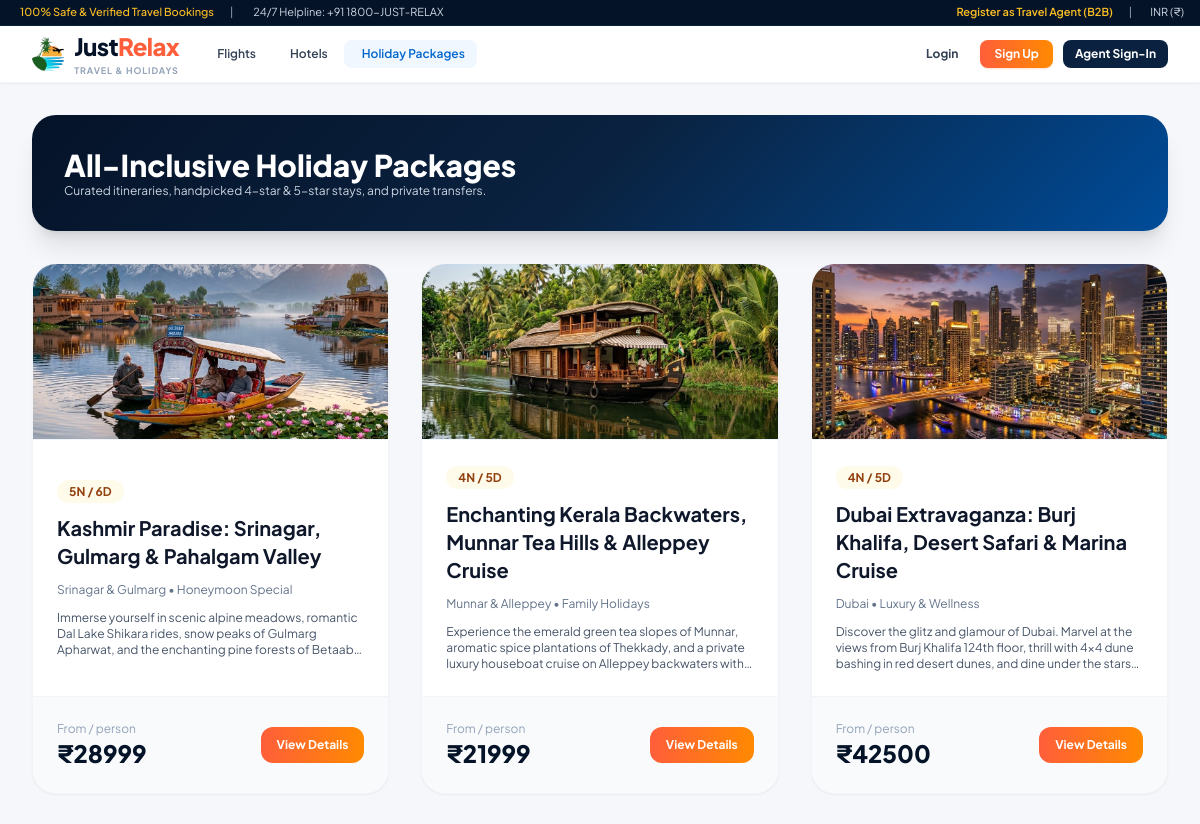
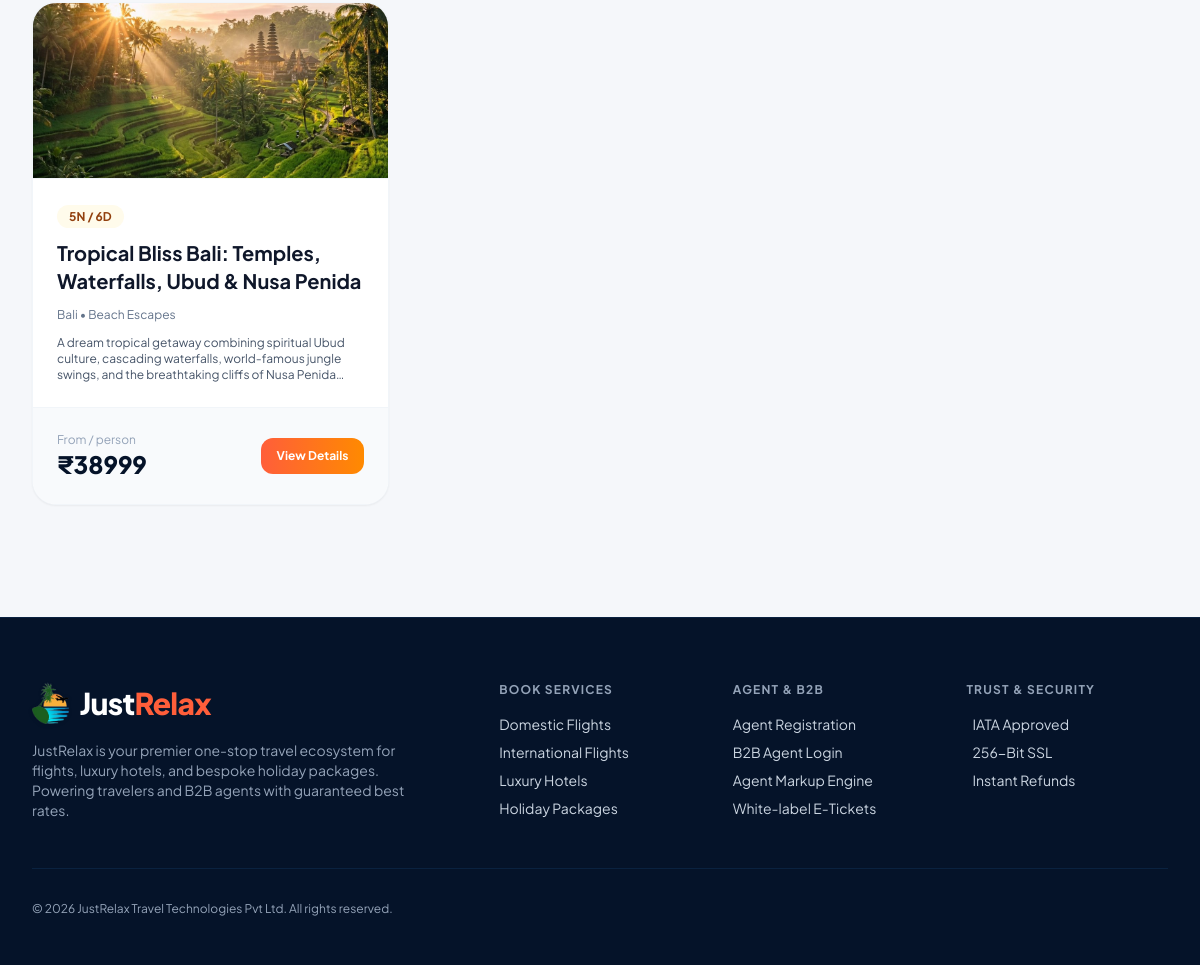
Page /packages/ on the committed database (2 pictures, top to bottom).
### apps/packages/models.py (models this page shows, shortened)
class HolidayPackage(models.Model):
    title = models.CharField(max_length=255, db_index=True)
    slug = models.SlugField(max_length=280, unique=True, blank=True)
    category = models.ForeignKey(PackageCategory, on_delete=models.SET_NULL, null=True, related_name='packages')
    destination_city = models.CharField(max_length=100)
    country = models.CharField(max_length=100, default='India')
    duration_days = models.PositiveIntegerField(default=5)
    duration_nights = models.PositiveIntegerField(default=4)
    starting_price = models.DecimalField(max_digits=10, decimal_places=2, default=24999.00)
    original_price = models.DecimalField(max_digits=10, decimal_places=2, default=29999.00)
    hero_image = models.ImageField(upload_to='packages/', blank=True, null=True)
    overview = models.TextField()
    highlights = models.TextField(help_text="Line-separated highlights")
    inclusions = models.TextField(default="Accommodation in 4-Star Hotels\nDaily Buffet Breakfast & Dinner\nAirport Pick & Drop in AC Sedan\nSightseeing Tour as per itinerary\n24/7 On-trip Assistance")
    exclusions = models.TextField(default="Airfare / Train fare unless specified\nPersonal expenses & tips\nActivity / Entrance tickets not mentioned\nTravel Insurance")
    user_rating = models.DecimalField(max_digits=3, decimal_places=1, default=4.8)
    reviews_count = models.PositiveIntegerField(default=84)
    flights_included = models.BooleanField(default=False)
    hotels_included = models.BooleanField(default=True)
    transfers_included = models.BooleanField(default=True)
    meals_included = models.BooleanField(default=True)
    is_featured = models.BooleanField(default=True)
    is_active = models.BooleanField(default=True)
    created_at = models.DateTimeField(auto_now_add=True)
    @property
    def duration_formatted(self):
        return f"{self.duration_nights}N / {self.duration_days}D"

class PackageCategory(models.Model):
    name = models.CharField(max_length=100, unique=True)
    slug = models.SlugField(max_length=120, unique=True, blank=True)
    icon_code = models.CharField(max_length=50, default='ph-compass')
    banner_image = models.ImageField(upload_to='package_categories/', blank=True, null=True)
    class Meta:
        verbose_name_plural = 'Package Categories'

### apps/packages/views.py (the view)
# urls.py: path('', views.packages_list_view, name='packages_list'),
def packages_list_view(request):
    category_slug = request.GET.get('category')
    dest_query = request.GET.get('destination')
    duration_filter = request.GET.get('duration') # e.g. 'short' (1-4), 'medium' (5-7), 'long' (8+)
    max_price = request.GET.get('max_price')
    sort_by = request.GET.get('sort', 'featured')
    packages_qs = HolidayPackage.objects.filter(is_active=True).select_related('category')
    if category_slug:
        packages_qs = packages_qs.filter(category__slug=category_slug)
    if dest_query:
        packages_qs = packages_qs.filter(destination_city__icontains=dest_query)
    if duration_filter == 'short':
        packages_qs = packages_qs.filter(duration_days__lte=4)
    elif duration_filter == 'medium':
        packages_qs = packages_qs.filter(duration_days__gte=5, duration_days__lte=7)
    elif duration_filter == 'long':
        packages_qs = packages_qs.filter(duration_days__gte=8)
    if max_price:
        try:
            packages_qs = packages_qs.filter(starting_price__lte=Decimal(max_price))
        except:
            pass
    agent_markup_pct = Decimal('0.00')
    if request.user.is_authenticated and getattr(request.user, 'is_agent', False):
        if hasattr(request.user, 'agent_profile'):
            agent_markup_pct = request.user.agent_profile.markup_package_pct
    package_results = []
    for pkg in packages_qs:
        markup_val = (pkg.starting_price * agent_markup_pct) / Decimal('100.00')
        display_price = pkg.starting_price + markup_val
        package_results.append({
            'package': pkg,
            'starting_price': pkg.starting_price,
            'display_price': display_price,
            'markup_val': markup_val,
        })
    if sort_by == 'price_low':
        package_results.sort(key=lambda x: x['display_price'])
    elif sort_by == 'price_high':
        package_results.sort(key=lambda x: x['display_price'], reverse=True)
    elif sort_by == 'rating':
        package_results.sort(key=lambda x: x['package'].user_rating, reverse=True)
    categories = PackageCategory.objects.all()
    context = {
        'packages': package_results,
        'categories': categories,
        'selected_category': category_slug,
        'dest_query': dest_query,
        'duration_filter': duration_filter,
        'sort_by': sort_by,
        'agent_markup_pct': agent_markup_pct,
    }
    return render(request, 'customer/packages_list.html', context)

### templates/customer/packages_list.html (shortened to what this page needs)
{% extends 'base.html' %}
{% block content %}
<div class="max-w-7xl mx-auto px-4 sm:px-6 lg:px-8 py-8 space-y-8">
    <div class="hero-gradient text-white rounded-3xl p-8 shadow-xl">
        <h1 class="text-3xl font-black">All-Inclusive Holiday Packages</h1>
        <p class="text-xs text-slate-300">Curated itineraries, handpicked 4-star & 5-star stays, and private transfers.</p>
    </div>
    <div class="grid grid-cols-1 md:grid-cols-3 gap-8">
        {% for item in packages %}
            <div class="bg-white rounded-3xl overflow-hidden shadow-sm border border-slate-100 flex flex-col justify-between hover:shadow-md transition">
                {% if item.package.hero_image %}
                    <div class="w-full h-44 overflow-hidden border-b border-slate-100">
                        <img src="{{ item.package.hero_image.url }}" alt="{{ item.package.title }}" class="w-full h-full object-cover">
                    </div>
                {% endif %}
                <div class="p-6 space-y-3">
                    <span class="bg-amber-50 text-amber-800 text-xs font-bold px-3 py-1 rounded-full">{{ item.package.duration_formatted }}</span>
                    <h3 class="text-xl font-bold text-slate-900">{{ item.package.title }}</h3>
                    <p class="text-xs text-slate-500">{{ item.package.destination_city }} • {{ item.package.category.name }}</p>
                    <p class="text-xs text-slate-600 line-clamp-3">{{ item.package.overview }}</p>
                </div>
                <div class="p-6 bg-slate-50 border-t border-slate-100 flex items-center justify-between">
                    <div>
                        <span class="text-xs text-slate-400 block">From / person</span>
                        <span class="text-2xl font-black text-brand-900">₹{{ item.display_price|floatformat:0 }}</span>
                    </div>
                    <a href="{% url 'package_detail' item.package.slug %}" class="orange-gradient text-white text-xs font-bold px-4 py-2.5 rounded-xl">View Details</a>
                </div>
            </div>
        {% endfor %}
    </div>
</div>
{% endblock %}

### rows in the picture
HolidayPackage: package.hero_image (picture), package.duration_formatted "5N / 6D", package "Kashmir Paradise: Srinagar, Gulmarg & Pahalgam Valley", package.destination_city "Srinagar & Gulmarg", package.category.name "Honeymoon Special", package.overview "Immerse yourself in scenic alpine meadows, romantic Dal Lake Shikara rides, snow peaks of Gulmarg Apharwat, and the enchanting pine forests of…", display_price "28999"
HolidayPackage: package.hero_image (picture), package.duration_formatted "4N / 5D", package "Enchanting Kerala Backwaters, Munnar Tea Hills & Alleppey Cruise", package.destination_city "Munnar & Alleppey", package.category.name "Family Holidays", package.overview "Experience the emerald green tea slopes of Munnar, aromatic spice plantations of Thekkady, and a private luxury houseboat cruise on Alleppey backwaters…", display_price "21999"
HolidayPackage: package.hero_image (picture), package.duration_formatted "4N / 5D", package "Dubai Extravaganza: Burj Khalifa, Desert Safari & Marina Cruise", package.destination_city "Dubai", package.category.name "Luxury & Wellness", package.overview "Discover the glitz and glamour of Dubai. Marvel at the views from Burj Khalifa 124th floor, thrill with 4x4 dune bashing in red desert dunes, and dine under the…", display_price "42500"
HolidayPackage: package.hero_image (picture), package.duration_formatted "5N / 6D", package "Tropical Bliss Bali: Temples, Waterfalls, Ubud & Nusa Penida", package.destination_city "Bali", package.category.name "Beach Escapes", package.overview "A dream tropical getaway combining spiritual Ubud culture, cascading waterfalls, world-famous jungle swings, and the breathtaking cliffs of Nusa…", display_price "38999"
